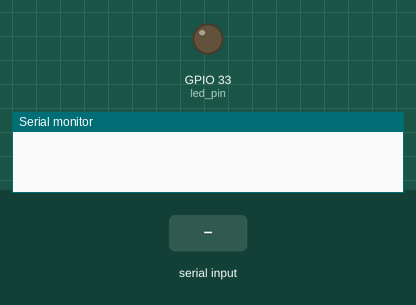
Simulated run of this sketch. Board: ESP32. On the bench: output pins drawn as LEDs (lit = HIGH), the last lines printed to the serial monitor. The inputs (shaded band) are chosen by the test bench.

Above: at 0.0 s.
At 1.8 s:
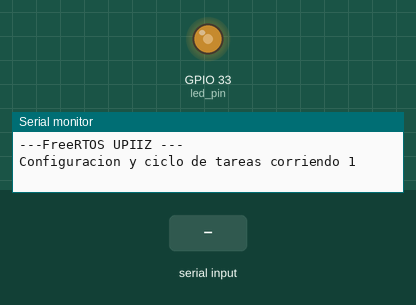
1.9 s: "90,45\n" received over Serial
At 2.9 s:
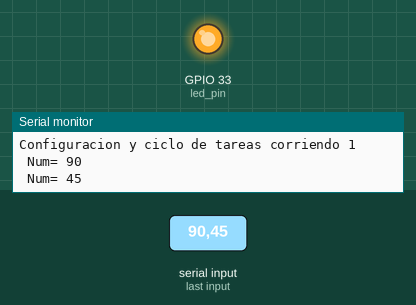
Timing chart, 0 to 4.9 s (numbered marks = the images above; inputs shaded):
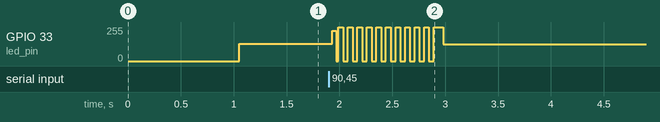

The sketch:

Leer_valor.ino
```cpp
// Use only core 1 for demo purposes
#if CONFIG_FREERTOS_UNICORE
  static const BaseType_t app_cpu = 0;
#else
  static const BaseType_t app_cpu = 1;
#endif

//variables
static const int led_pin = 33;
int valor = 0;

bool state= LOW;

// Mensaje inicial
const char msg[] = "Mensaje inicial --- Actividad 02 ---";

//*****************************************************************************
// Tareas

// Tarea 1
void ReadTask(void *parameter) {
  while(true){
  if(Serial.available() > 0){
  valor=Serial.parseInt();
  Serial.println(" Num= "+ String(valor));
    }
  }
}

// Tarea 2
void LedTask(void *parameter) {
  while(1) {
    digitalWrite(led_pin, state);
    vTaskDelay(valor * portTICK_PERIOD_MS);
    state = !state;
  }
}

//*****************************************************************************
// Main

void setup() {

  Serial.begin(9600);
  pinMode(led_pin,OUTPUT);

  // Retardo antes de iniciar
  vTaskDelay(1000 / portTICK_PERIOD_MS);
  Serial.println();
  Serial.println("---FreeRTOS UPIIZ ---");

  // Print self priority
  Serial.print("Configuracion y ciclo de tareas corriendo ");
  Serial.println(xPortGetCoreID());

  xTaskCreatePinnedToCore(ReadTask,
                          "Tarea 1",
                          1024,
                          NULL,
                          1,
                          NULL,
                          app_cpu);

  xTaskCreatePinnedToCore(LedTask,
                          "Tarea 2",
                          1024,
                          NULL,
                          1,
                          NULL,
                          app_cpu);
    // Delete "setup and loop" task
  vTaskDelete(NULL);
}

void loop() {

}
```
